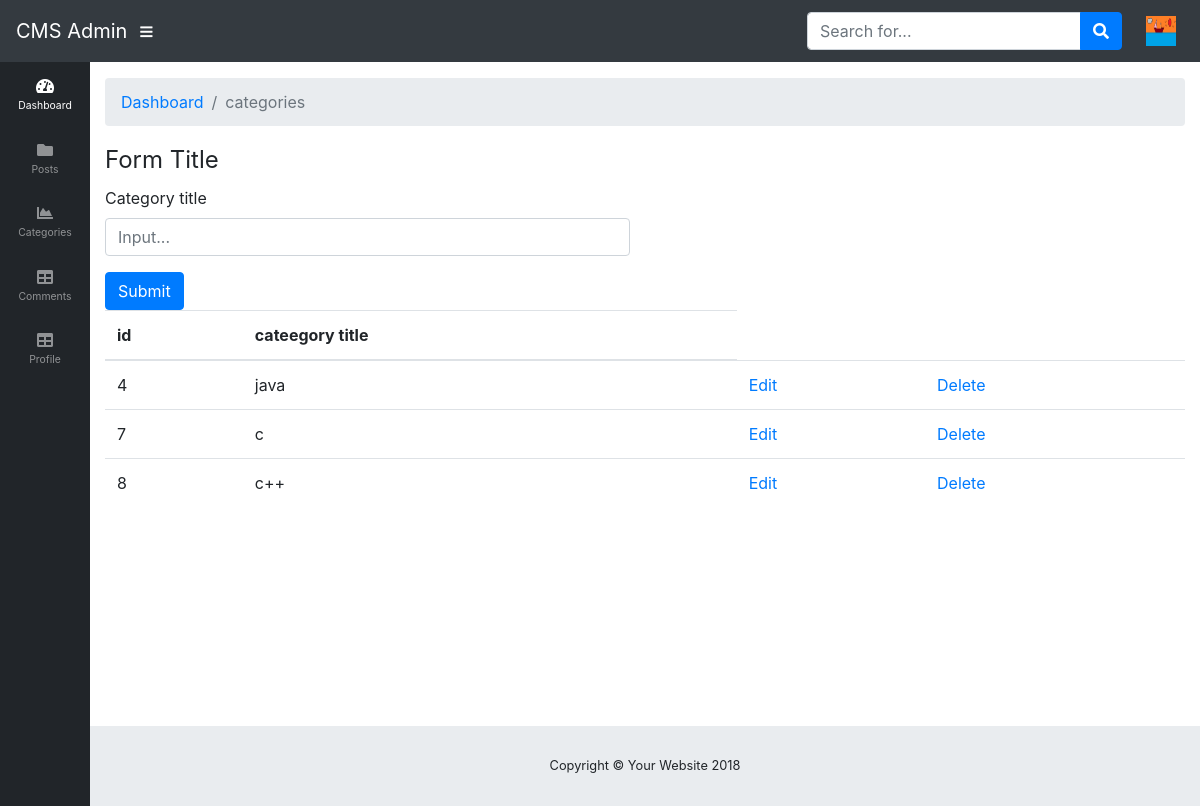
/admin/categories.php (signed in), run on the app's committed database.
### tables this page shows
CREATE TABLE `users` (
  `user_id` int(11) NOT NULL,
  `username` varchar(255) NOT NULL,
  `password` varchar(255) NOT NULL,
  `first_name` varchar(255) NOT NULL,
  `last_name` varchar(255) NOT NULL,
  `email` varchar(255) NOT NULL,
  `image` text NOT NULL,
  `role` varchar(255) NOT NULL,
  `token` varchar(255) NOT NULL
);

CREATE TABLE `categories` (
  `cat_id` int(11) NOT NULL,
  `cat_title` varchar(255) NOT NULL
);

### includes/functions.php (called while the page is built, shortened)
<?php
include_once ("connection.php");
function get_all_categories($condition=1){
    global $connection;
    $allCategories=array();
    $sql = "SELECT * FROM categories WHERE $condition";
    $result = mysqli_query($connection,$sql);
    $i=0;
        while($row = mysqli_fetch_assoc($result)){
        $single_category= array();
        $single_category['cat_id'] =$row['cat_id'];
        $single_category['cat_title'] =$row['cat_title'];
        $allCategories[$i]=$single_category;
        $i++;
    }
    return $allCategories;
}
function get_all_users($condition=1){
    global $connection;
    $sql = "SELECT * FROM users WHERE $condition";
    $result = mysqli_query($connection,$sql);
    return $result;
}

### admin/includes/pages/categories/view-all-categories.php (the view)
<div class="table-responsive">
    <table class="table table-hover">
        <thead>
        <tr>
            <th>id</th>
            <th>cateegory title</th>
        </tr>
        </thead>
        <tbody>
        <?php
        include_once ("../includes/functions.php");
        $allCategories = get_all_categories();
        $count = count($allCategories);
        $i=0;
        while($i<$count){
            echo<<<TR
<tr>
TR;
            echo<<<TR
<td>{$allCategories[$i]['cat_id']}</td>
TR;
            echo<<<TR
<td>{$allCategories[$i]['cat_title']}</td>
TR;
            $id=$allCategories[$i]['cat_id'];
            echo "<td><a href='{$_SERVER['PHP_SELF']}?id=$id'>Edit</a></td>";
            echo "<td><a href='includes/delete_data.php?cat_id=$id'>Delete</a></td>";
            echo<<<TR
</tr>
TR;
            $i++;
        }
        ?>
        </tbody>
    </table>
</div>
</div>

### admin/includes/navigation.php (shortened to what this page needs)
<?php
    include_once ("../includes/functions.php");
if (isLoggedIn())
    $user_id = $_SESSION['user_id'];
$result = get_all_users("user_id = {$user_id}");
if ($row = mysqli_fetch_assoc($result)){
    $image = $row['image'];
}
?>
<nav class="navbar navbar-expand navbar-dark bg-dark static-top">
    <a class="navbar-brand mr-1" href="index.php">CMS Admin</a>
    <button class="btn btn-link btn-sm text-white order-1 order-sm-0" id="sidebarToggle" href="#">
        <i class="fas fa-bars"></i>
    </button>
    <form class="d-none d-md-inline-block form-inline ml-auto mr-0 mr-md-3 my-2 my-md-0">
        <div class="input-group">
            <input type="text" class="form-control" placeholder="Search for..." aria-label="Search" aria-describedby="basic-addon2">
            <div class="input-group-append">
                <button class="btn btn-primary" type="button">
                    <i class="fas fa-search"></i>
                </button>
            </div>
        </div>
    </form>
    <ul class="navbar-nav ml-auto ml-md-0">
        <li class="nav-item dropdown no-arrow">
            <a class="nav-link dropdown-toggle" href="#" id="userDropdown" role="button" data-toggle="dropdown" aria-haspopup="true" aria-expanded="false">
                <img src="images/users/<?php echo $image?>" height="30px" width="30px" alt="">
            </a>
        </li>
    </ul>
</nav>

### admin/css/sb-admin.css (style rules this page uses)
html { position: relative; min-height: 100%; }
body { height: 100%; }
.navbar-nav .nav-item.dropdown .dropdown-toggle::after { width: 1rem; text-align: center; float: right; vertical-align: 0; border: 0; font-weight: 900; content: '\f105'; font-family: 'Font Awesome 5 Free'; }
.navbar-nav .nav-item.dropdown.no-arrow .dropdown-toggle::after { display: none; }
:root { --input-padding-x: 0.75rem; --input-padding-y: 0.75rem; }

### data on the page
users: image (picture)
categories: cat_id "4", cat_title "java"
categories: cat_id "7", cat_title "c"
categories: cat_id "8", cat_title "c++"

### other printed values
$title "categories"
